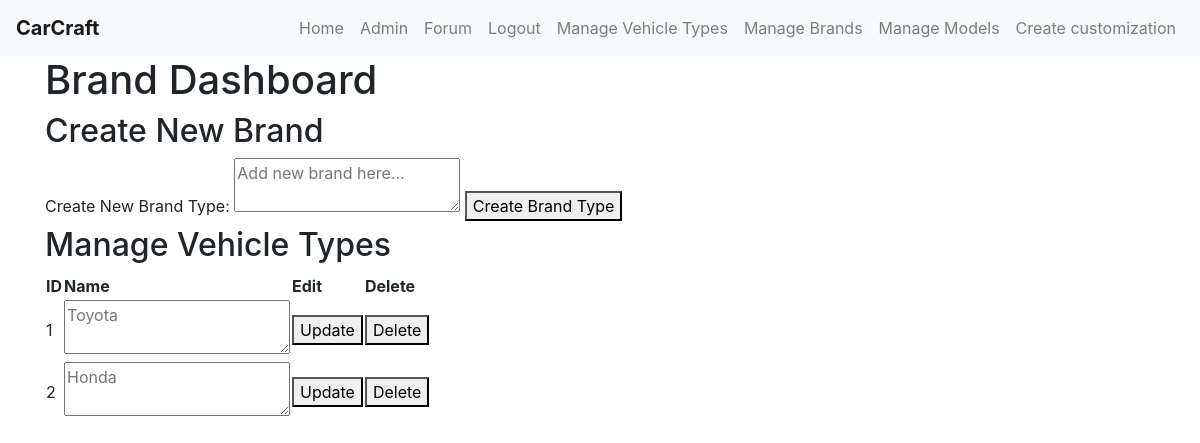
The page /brand_type (signed in) on the database as committed earlier.
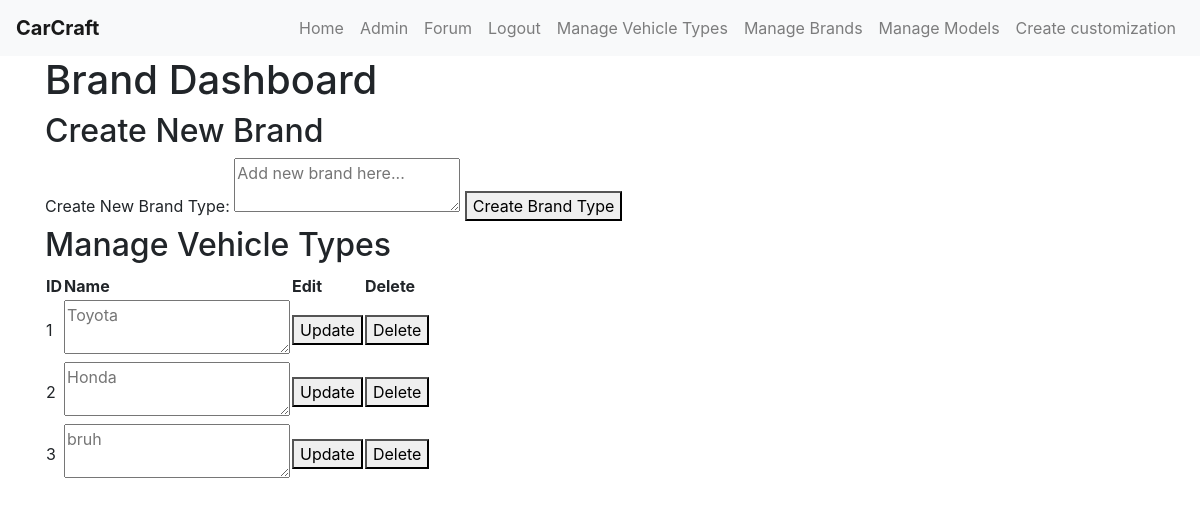
The same page on the database as committed later.
### tables this page shows
CREATE TABLE brand (
    brand_id INTEGER PRIMARY KEY AUTOINCREMENT,
    name VARCHAR(20)
);

### app.py (the view, shortened to what this page needs)
@app.route('/brand_type', methods=["GET", 'POST'])
@login_required
def brand_type():
    if not current_user.admin:
        flash('Access denied. Admin privileges required.')
        return redirect(url_for('home'))
    conn = get_db_connection()
    brands = conn.execute('SELECT * FROM brand').fetchall()
    return render_template('brand_type.html', brands=brands)

### app.py (called while the page is built)
def get_db_connection():
    conn = sqlite3.connect(DATABASE)
    conn.row_factory = sqlite3.Row  # This enables column access by name: row['column_name']
    return conn

@login_manager.user_loader
def load_user(user_id):
    return User.get(user_id)

    @staticmethod
    def get(user_id):
        conn = get_db_connection()
        user_data = conn.execute('SELECT * FROM user WHERE user_id = ?', (user_id,)).fetchone()
        conn.close()
        if user_data:
            return User(
                user_id=user_data['user_id'],
                username=user_data['username'],
                email=user_data['email'],
                password_hash=user_data['password_hash'],
                admin=bool(user_data['admin'])
            )
        return None

### templates/brand_type.html
{% extends "base.html" %}
{% block content %}
    <h1> Brand Dashboard </h1>
    <h2> Create New Brand </h2>
    <form method="POST">
        <label for="name">Create New Brand Type:</label>
        <textarea id="name" name="name" placeholder="Add new brand here..." maxlength="20" required></textarea>
        <button type="submit">Create Brand Type</button>
    </form>
    <h2> Manage Vehicle Types </h2>
    {% if brands %}
    <table>
        <thead>
            <th>ID</th>
            <th>Name</th>
            <th>Edit</th>
            <th>Delete</th>
        </thead>
        <tbody>
            {% for item in brands %}
                <tr>
                    <td> {{ item.brand_id }} </td>
                        <form method="POST" action="{{ url_for('brand_type_edit', brand_id=item.brand_id) }}">
                            <td>
                                <textarea id="name" name="name" placeholder="{{ item.name }}"  maxlength="20" required></textarea>
                            </td>
                            <td>
                                <button type="submit" onclick="return confirm('Are you sure you want to update this vehicle type?')">Update</button>
                            </td>
                        </form>
                    <td>
                        <form method="POST" action="{{ url_for('brand_type_delete', brand_id=item.brand_id) }}" style="display: inline;">
                            <button type="submit" onclick="return confirm('Are you sure you want to delete this brand type?')">Delete</button>
                        </form>
                    </td>
                </tr>
            {% endfor %}
        </tbody>
    </table>
    {% else %}
        <p> No vehicle types exist in the database. </p>
    {% endif %}
{% endblock %}

Rows that differ between the two databases and show on the page:
added brand: brand_id "3", name "bruh"
